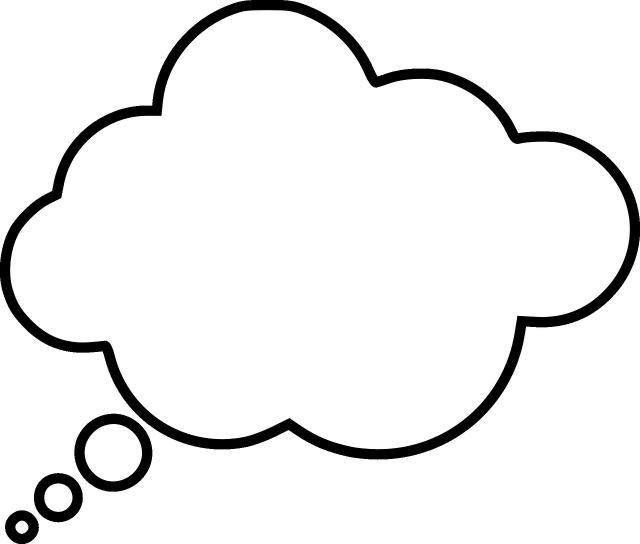
#> input picture cloud.png, 1280 x 1088 px (shown at 1/2 size)
$ python -i prueba.py   (imports and definitions only)   (older library calls are emulated)
#> lines starting #> are read from the running program, lines starting #| are printed output that depends on the picture; after the words box and inside, x2 and y2 are one past the last pixel; in counts of white or black regions, pixels touching at a corner belong together
#> further down, picture is the input picture: shape (1088, 1280, 3); min 0, max 255, mean 238.6
from pathlib import Path
import json
import cv2
import numpy as np
import matplotlib.pyplot as plt


# =========================
# VISUALIZACION
# =========================

# [9 lines left out: function ver, not called in this run]


# =========================
# KERNELS Y PALETA
# =========================

k3 = cv2.getStructuringElement(cv2.MORPH_ELLIPSE, (3, 3))
k5 = cv2.getStructuringElement(cv2.MORPH_ELLIPSE, (5, 5))
k9 = cv2.getStructuringElement(cv2.MORPH_ELLIPSE, (9, 9))

paleta = {
    "BLACK":       (70, 70, 70),
    "YELLOW":      (0, 255, 255),
    "GRAY":        (170, 170, 170),
    "BROWN":       (42, 42, 165),
    "GREEN":       (0, 255, 0),
    "LIGHT_GREEN": (120, 255, 120),
    "BLUE":        (255, 0, 0),
    "ORANGE":      (0, 140, 255),
    "RED":         (0, 0, 255),
    "CREAM":       (200, 220, 240),
    "LIGHT":       (230, 230, 230),
}


# =========================
# CARGA Y NORMALIZACION DE JSON
# =========================

def cargar_rangos(ruta_json):
    with open(ruta_json, "r", encoding="utf-8") as f:
        rangos_ref = json.load(f)

    out = {}

    for clave_ref, cfg in rangos_ref.items():
        nuevo = {}

        for color, c in cfg.items():
            nom = color.upper()

            if nom == "CREAM":
                nom = "CREAM"
            elif nom == "LIGHT GREEN":
                nom = "LIGHT_GREEN"
            elif nom == "LIGHT-GREEN":
                nom = "LIGHT_GREEN"

            nuevo[nom] = {
                "lower": c["lower"],
                "upper": c["upper"],
                "open": int(c.get("open", 0)),
                "close": int(c.get("close", 0))
            }

        # Parche mínimo para LH3 si sigue como GRAY + GREEN.
        # Si ya corriges el JSON, esta parte simplemente no molesta.
        if clave_ref == "60429-203_M_LH3":
            if "GRAY" in nuevo and "GREEN" in nuevo:
                nuevo = {
                    "LIGHT_GREEN": {
                        "lower": [30, 20, 80],
                        "upper": [85, 160, 255],
                        "open": 1,
                        "close": 3
                    }
                }

        out[clave_ref] = nuevo

    return out


# =========================
# EXTRACCION DE OBJETO EN IMAGENES DE PILLS
# =========================

def extraer_objeto(img):
    h, w = img.shape[:2]
#> h = 1088; w = 1280
    b = max(4, min(h, w) // 30)
#> b = 36

    top = img[:b, :, :]
    bottom = img[h-b:h, :, :]
    left = img[:, :b, :]
    right = img[:, w-b:w, :]

    bordes = np.concatenate([
        top.reshape(-1, 3),
        bottom.reshape(-1, 3),
        left.reshape(-1, 3),
        right.reshape(-1, 3)
    ], axis=0)

    fondo = np.median(bordes, axis=0).astype(np.uint8)
#> fondo = [255, 255, 255]

    dist = np.sqrt(np.sum((img.astype(np.float32) - fondo.astype(np.float32)) ** 2, axis=2))
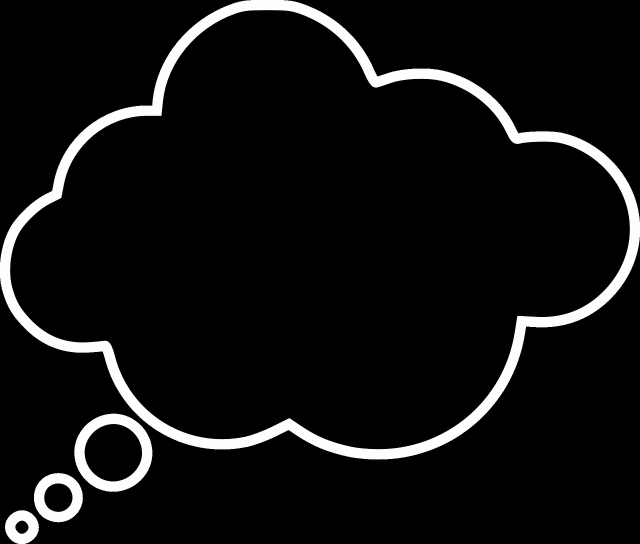
#> dist: shape (1088, 1280) float32 (shown at 1/2 size); min 0, max 441.7, mean 28.3; drawn with min black and max white
    dist = cv2.normalize(dist, None, 0, 255, cv2.NORM_MINMAX).astype(np.uint8)

    _, msk = cv2.threshold(dist, 0, 255, cv2.THRESH_BINARY + cv2.THRESH_OTSU)
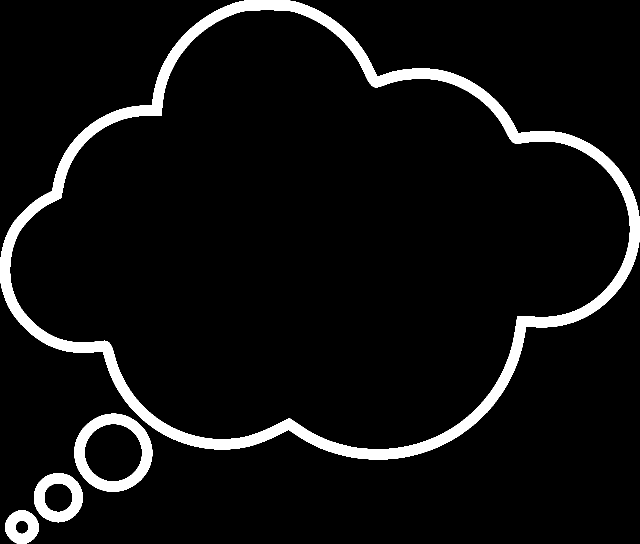
#> msk: shape (1088, 1280) (shown at 1/2 size); 6.4% white; 4 white regions, box (x1, y1, x2, y2) and area: (0, 0, 1280, 919) 72590, (149, 827, 305, 983) 8783, (68, 946, 166, 1045) 5037, (10, 1021, 78, 1088) 3014
    msk = cv2.morphologyEx(msk, cv2.MORPH_OPEN, k3, iterations=1)
#> msk: shape (1088, 1280); 6.4% white; 4 white regions, box (x1, y1, x2, y2) and area: (0, 0, 1280, 919) 72526, (149, 827, 305, 983) 8775, (68, 946, 166, 1045) 5031, (10, 1021, 78, 1088) 3011
    msk = cv2.morphologyEx(msk, cv2.MORPH_CLOSE, k9, iterations=2)
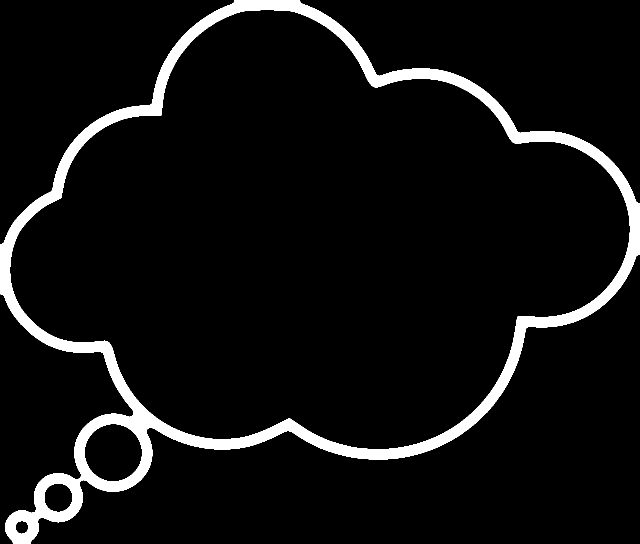
#> msk: shape (1088, 1280) (shown at 1/2 size); 6.5% white; 1 white region

    if np.count_nonzero(msk == 255) > msk.size * 0.65:
        msk = cv2.bitwise_not(msk)

    cnts, _ = cv2.findContours(msk, cv2.RETR_EXTERNAL, cv2.CHAIN_APPROX_SIMPLE)
#> cnts = 1 contour; box (x1, y1, x2, y2) and area: (0, 0, 1280, 1088) 812528
    cnt_ext = max(cnts, key=cv2.contourArea)
#> cnt_ext = contour of 2059 points, box (x1, y1, x2, y2) (0, 0, 1280, 1088), area 812528

    msk_obj = np.zeros(img.shape[:2], dtype=np.uint8)
    cv2.drawContours(msk_obj, [cnt_ext], -1, 255, -1)
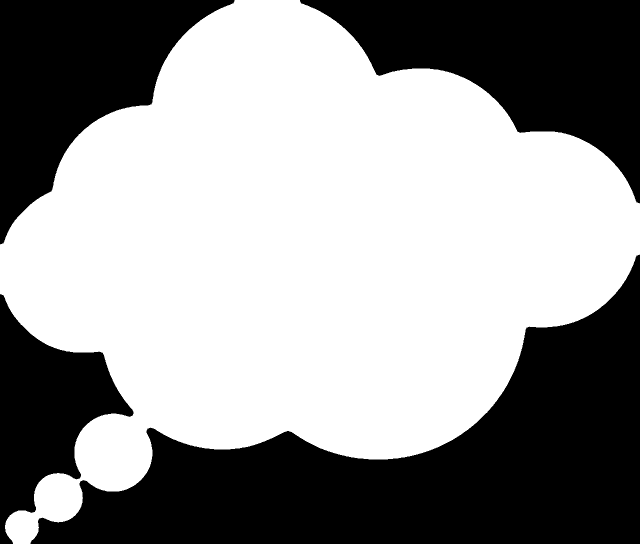
#> msk_obj: shape (1088, 1280) (shown at 1/2 size); 58.5% white; 4 black regions, box (x1, y1, x2, y2) and area: (61, 509, 1280, 1088) 285698, (600, 0, 1280, 407) 127038, (0, 0, 469, 489) 104902, (0, 588, 267, 1088) 60429

    x, y, w, h = cv2.boundingRect(cnt_ext)
#> x = 0; y = 0
    crop = img[y:y+h, x:x+w].copy()
    msk_crop = msk_obj[y:y+h, x:x+w].copy()

    return cnt_ext, msk_obj, crop, msk_crop, (x, y, w, h)


# =========================
# EXTRACCION DE OBJETO EN CAMARA
# =========================

ROI_X1 = 180
ROI_Y1 = 120
ROI_X2 = 470
ROI_Y2 = 360

# [530 lines left out: functions extraer_objeto_camara, balancear_iluminacion, construir_mascaras_color, centro_hsv, resolver_solape, detectar_colores_global and 7 more, not called in this run]
RUTA_JSON = Path("hsv_debug_ranges_v2.json")
DIR_IMG = Path("pills")

# [1 line that did not run here, left out]
imgs = sorted(list(DIR_IMG.glob("*.jpg")) + list(DIR_IMG.glob("*.png")) + list(DIR_IMG.glob("*.jpeg")))

# [6 lines not run here, left out]

>>> import cv2
>>> picture = cv2.imread('cloud.png')
>>> result = extraer_objeto(picture)
#> result = 5 items
